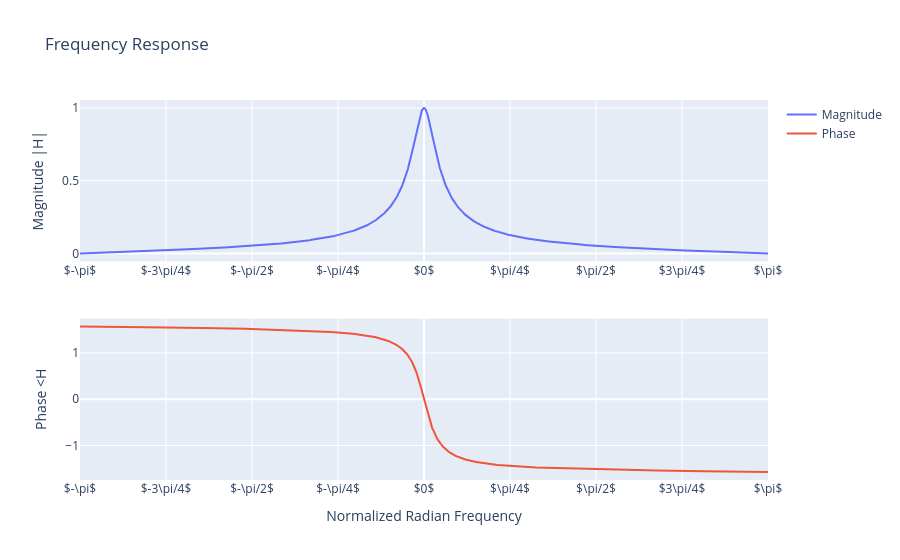

The notebook cell this image was saved under:
### Markdown cell above
1.3 Let's see the frequency response of this filter:

### Code cell
r=0.9
G = (1 - r) / 2

w = np.linspace(-np.pi, np.pi, 2000)

z = np.exp(1j * w)
H = G * (1 + z**(-1)) / (1 - r * z**(-1))

plot_frequency_response(w, H)

### Figure 1 — Plotly figure (JSON) as saved in the notebook; plotly's stock layout.template omitted (floating-point values rounded to 4 significant figures; data arrays with more than 128 entries replaced by an {"elided": "..."} marker saying what was removed)
{"data": [{"name": "Magnitude", "type": "scatter", "x": {"elided": "2000 float values"}, "xaxis": "x", "y": {"elided": "2000 float values"}, "yaxis": "y"}, {"name": "Phase", "type": "scatter", "x": {"elided": "2000 float values"}, "xaxis": "x2", "y": {"elided": "2000 float values"}, "yaxis": "y2"}], "layout": {"title": {"text": "Frequency Response"}, "xaxis": {"anchor": "y", "domain": [0, 1], "tickmode": "array", "ticktext": ["$-\\pi$", "$-3\\pi/4$", "$-\\pi/2$", "$-\\pi/4$", "$0$", "$\\pi/4$", "$\\pi/2$", "$3\\pi/4$", "$\\pi$"], "tickvals": [-3.142, -2.356, -1.571, -0.7854, 0, 0.7854, 1.571, 2.356, 3.142]}, "xaxis2": {"anchor": "y2", "domain": [0, 1], "tickmode": "array", "ticktext": ["$-\\pi$", "$-3\\pi/4$", "$-\\pi/2$", "$-\\pi/4$", "$0$", "$\\pi/4$", "$\\pi/2$", "$3\\pi/4$", "$\\pi$"], "tickvals": [-3.142, -2.356, -1.571, -0.7854, 0, 0.7854, 1.571, 2.356, 3.142], "title": {"text": "Normalized Radian Frequency"}}, "yaxis": {"anchor": "x", "domain": [0.575, 1], "title": {"text": "Magnitude |H|"}}, "yaxis2": {"anchor": "x2", "domain": [0, 0.425], "title": {"text": "Phase <H"}}}}
